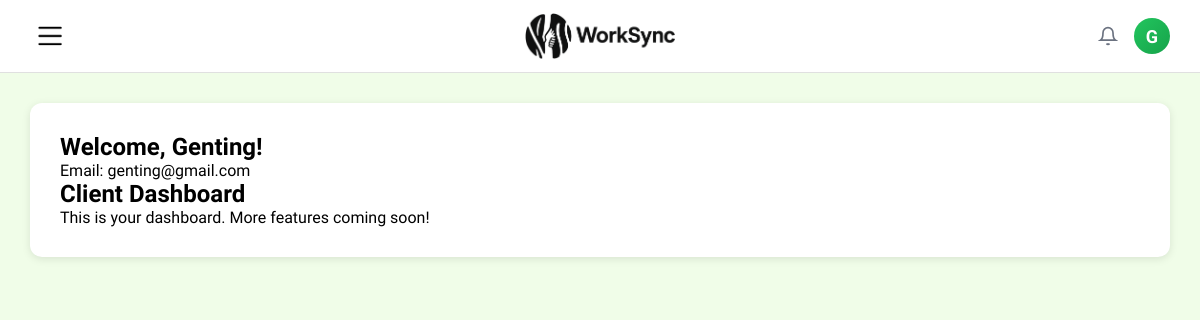
The page /page/client_dashboard.php (signed in) on the database its author committed.
### tables this page shows
CREATE TABLE
  `client` (
    `ClientID` int (11) NOT NULL,
    `CompanyName` varchar(255) DEFAULT NULL,
    `Description` text DEFAULT NULL,
    `Email` varchar(255) DEFAULT NULL,
    `Password` varchar(255) DEFAULT NULL,
    `PhoneNo` varchar(50) DEFAULT NULL,
    `ProfilePicture` varchar(500) DEFAULT NULL,
    `Status` varchar(50) DEFAULT NULL,
    `Address` text DEFAULT NULL,
    `JoinedDate` timestamp NOT NULL DEFAULT current_timestamp(),
    `isDelete` tinyint (1) DEFAULT 0
  );

### page/client_dashboard.php (the view, shortened to what this page needs)
<?php
$conn = getDBConnection();
$client_id = $_SESSION['user_id'];
$stmt = $conn->prepare("SELECT CompanyName, Email, Status FROM client WHERE ClientID = ?");
$stmt->bind_param("i", $client_id);
$stmt->execute();
$result = $stmt->get_result();
$client = $result->fetch_assoc();
?>
<!DOCTYPE html>
<html lang="en">
<head>
    <link rel="stylesheet" href="/assets/css/style.css">
    <link rel="stylesheet" href="/assets/css/dashboard.css">
    <link rel="stylesheet" href="/assets/css/profile.css">
</head>
<body class="profile-page">
    <div class="profile-layout">
        <main class="main-content">
            <?php include '../includes/header.php'; ?>
            <div class="profile-card">
                <h1 class="welcome-message">Welcome, <?php echo htmlspecialchars($client['CompanyName'] ?: 'Client'); ?>!</h1>
                <p>Email: <?php echo htmlspecialchars($client['Email']); ?></p>
                <h2>Client Dashboard</h2>
                <p>This is your dashboard. More features coming soon!</p>
            </div>
        </main>
    </div>
</body>
</html>

### includes/header.php (shortened to what this page needs)
<header class="profile-header">
    <div class="header-left">
        <?php if (isset($_SESSION['user_id']) && isset($_SESSION['user_type'])): ?>
        <label for="sidebarToggle" class="menu-toggle" aria-label="Toggle sidebar">
            <img src="/images/menu_.png" alt="Menu" class="menu-icon">
        </label>
        <?php endif; ?>
    </div>
    <div class="header-logo">
        <a href="<?php
            if (isset($_SESSION['user_id']) && isset($_SESSION['user_type'])) {
                if ($_SESSION['user_type'] === 'freelancer') {
                    echo '/freelancer_home.php';
                } else {
                    echo '/client_home.php';
                }
            } else {
                echo '/index.php';
            }
        ?>">
            <img src="/images/logo.png" alt="Logo" class="logo-img">
        </a>
    </div>
    <div class="header-actions">
        <svg class="notification-icon" width="20" height="20" viewBox="0 0 24 24" fill="none" stroke="currentColor" stroke-width="2">
            <path d="M18 8A6 6 0 0 0 6 8c0 7-3 9-3 9h18s-3-2-3-9"></path>
            <path d="M13.73 21a2 2 0 0 1-3.46 0"></path>
        </svg>
        <div class="profile-dropdown">
            <div class="profile-avatar" id="profileAvatar" style="width: 36px; height: 36px; border-radius: 50%; background-color: #22c55e; display: flex; align-items: center; justify-content: center; color: white; font-size: 18px; cursor: pointer; overflow: hidden; flex-shrink: 0;">
                <?php
                if (isset($_SESSION['user_id']) && isset($_SESSION['user_type'])) {
                    $user_id = $_SESSION['user_id'];
                    $user_type = $_SESSION['user_type'];
                    $conn = getDBConnection();
                    if ($user_type === 'freelancer') {
                        $table = 'freelancer';
                        $id_column = 'FreelancerID';
                        $name_col1 = 'FirstName';
                        $name_col2 = 'LastName';
                    } else {
                        $table = 'client';
                        $id_column = 'ClientID';
                        $name_col1 = 'CompanyName';
                        $name_col2 = null;
                    }
                    $query = "SELECT ProfilePicture, $name_col1" . ($name_col2 ? ", $name_col2" : "") . " FROM $table WHERE $id_column = ?";
                    $stmt = $conn->prepare($query);
                    $stmt->bind_param('i', $user_id);
                    $stmt->execute();
                    $result = $stmt->get_result();
                    if ($result && $result->num_rows > 0) {
                        $user = $result->fetch_assoc();
                        $profilePicture = $user['ProfilePicture'] ?? null;
                        $name1 = $user[$name_col1] ?? '';
                        $name2 = $name_col2 ? ($user[$name_col2] ?? '') : '';
                        if (!empty($profilePicture) && file_exists('../' . $profilePicture)) {
                            echo '<img src="' . htmlspecialchars($profilePicture) . '" alt="Profile" style="width: 100%; height: 100%; object-fit: cover; border-radius: 50%; display: block;">';
                        } else {
                            if ($user_type === 'freelancer') {
                                $initials = strtoupper(substr($name1 ?: 'F', 0, 1) . substr($name2 ?: 'L', 0, 1));
                            } else {
                                $initials = strtoupper(substr($name1 ?: 'C', 0, 1));
                            }
                            echo $initials;
                        }
                    } else {
                        echo '👤';
                    }
                } else {
                    echo '👤';
                }
                ?>
            </div>
        </div>
    </div>
</header>

### assets/css/style.css (style rules this page uses)
* { margin: 0; padding: 0; box-sizing: border-box; }
body { font-family: 'Momo Trust Display', sans-serif; background: linear-gradient(135deg, #f0fde8 0%, #e6fdd5 100%); min-height: 100vh; align-items: center; justify-content: center; padding: 20px; }

### assets/css/dashboard.css (style rules this page uses)
.welcome-message { font-size: 24px; font-weight: 600; }

### assets/css/profile.css (style rules this page uses)
body.profile-page { margin: 0; padding: 0; overflow-x: hidden; }
.profile-layout { display: flex; min-height: 100vh; background-color: #f5f3f7; width: 100%; }
.menu-toggle { background: none; border: none; cursor: pointer; padding: 8px; display: flex; align-items: center; justify-content: center; border-radius: 8px; transition: background-color 0.2s; }
.menu-toggle .menu-icon { width: 24px; height: 24px; object-fit: contain; }
.main-content { flex: 1; margin-left: 0; padding: 0; width: 100%; min-height: 100vh; background-color: #f0fde8; }
.profile-header { background-color: white; padding: 16px 30px; display: flex; justify-content: space-between; align-items: center; gap: 20px; border-bottom: 1px solid #e0e0e0; position: sticky; top: 0; z-index: 998; }
.header-left { display: flex; align-items: center; flex: 1; }
.header-logo { position: absolute; left: 50%; transform: translateX(-50%); display: flex; align-items: center; justify-content: center; }
.header-logo a { display: flex; align-items: center; justify-content: center; text-decoration: none; }
.header-logo .logo-img { width: 150px; height: 150px; object-fit: contain; }
.header-actions { display: flex; align-items: center; gap: 20px; flex: 1; justify-content: flex-end; }
.header-actions { display: flex; align-items: center; gap: 16px; flex-shrink: 0; }
.notification-icon { font-size: 20px; color: #6b7280; cursor: pointer; transition: color 0.2s ease; }
.profile-avatar { width: 40px; height: 40px; border-radius: 50%; background: linear-gradient(135deg, #22c55e, #16a34a); display: flex; align-items: center; justify-content: center; color: white; font-size: 16px; font-weight: 600; cursor: pointer; transition: all 0.2s ease; flex-shrink: 0; text-transform: uppercase; }
.profile-dropdown { position: relative; display: inline-block; }
.profile-card { background-color: white; border-radius: 12px; padding: 30px; margin: 30px auto; box-shadow: 0 2px 8px rgba(0, 0, 0, 0.1); width: calc(100% - 60px); max-width: 1200px; }

### rows shown on the page
client: CompanyName "G", CompanyName "Genting", Email "genting@gmail.com"
